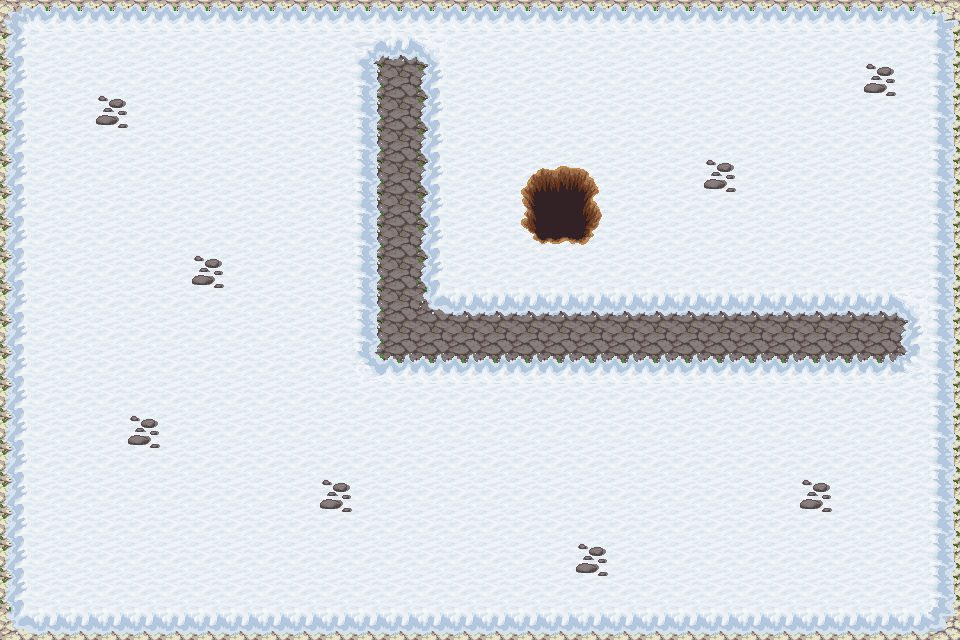

The image is a tile-based game level rendered from a .tmx file. Its description and complete source (layers, tilesets, objects, tile grids) follow:
An orthogonal 30x20 tile map with 32x32 px tiles, 3 tile layers (BaseLayer, Neige, Ressources).

<map version="1.10" tiledversion="1.10.2" orientation="orthogonal" renderorder="right-up" width="30" height="20" tilewidth="32" tileheight="32" infinite="0" nextlayerid="5" nextobjectid="1">
 <tileset firstgid="1" source="TileSetOdyssey.tsx" />
 <layer id="3" name="BaseLayer" width="30" height="20" locked="1">
  <data encoding="csv">
1253,1381,1381,1381,1381,1381,1381,1381,1381,1381,1381,1381,1381,1381,1381,1381,1381,1381,1381,1381,1381,1381,1381,1381,1381,1381,1381,1381,1381,1254,
1350,1869,1869,1870,1871,1869,1869,1870,1871,1869,1869,1345,1346,1347,1871,1869,1869,1869,1869,1869,1869,1869,1869,1869,1869,1869,1869,1870,1871,1348,
1350,1869,1870,1871,1869,1870,1871,1869,1869,1869,1870,1345,1346,1347,1869,1869,1869,1869,1869,1869,1869,1869,1870,1871,1871,1871,1870,1871,1869,1348,
1350,1869,1870,1869,1870,1871,1871,1869,1869,1869,1869,1345,1346,1347,1869,1870,1871,1871,1871,1871,1871,1871,1871,1871,1870,1871,1871,1870,1871,1348,
1350,1869,1870,1869,1701,1871,1871,1869,1870,1871,1869,1345,1346,1347,1871,1871,1871,1871,1869,1869,1869,1869,1869,1869,1869,1870,1871,1870,1871,1348,
1350,1869,1870,1869,1870,1871,1871,1869,1870,1871,1869,1345,1346,1347,1870,1871,1871,1869,1870,1871,1871,1871,1222,1222,1869,1870,1871,1871,1871,1348,
1350,1869,1870,1869,1870,1871,1871,1869,1870,1871,1869,1345,1346,1347,1869,1870,1871,1869,1869,1870,1871,1870,1871,1871,1869,1870,1871,1871,1871,1348,
1350,1869,1870,1869,1870,1871,1871,1869,1870,1869,1870,1345,1346,1347,1869,1869,1870,1871,1870,1871,1869,1870,1871,1871,1869,1870,1871,1871,1871,1348,
1350,1869,1870,1871,1869,1870,1871,1869,1870,1869,1870,1345,1346,1347,1869,1870,1871,1871,1870,1871,1869,1870,1871,1871,1871,1870,1871,1871,1871,1348,
1350,1869,1870,1871,1869,1870,1871,1869,1870,1869,1869,1345,1346,1282,1314,1314,1314,1314,1314,1314,1314,1314,1314,1314,1314,1314,1314,1314,1314,1348,
1350,1869,1870,1871,1869,1870,1871,1869,1870,1871,1869,1345,1346,1346,1346,1346,1346,1346,1346,1346,1346,1346,1346,1346,1346,1346,1346,1346,1346,1348,
1350,1869,1870,1871,1869,1870,1871,1869,1870,1871,1869,1377,1378,1378,1378,1378,1378,1378,1378,1378,1378,1378,1378,1378,1378,1378,1378,1378,1378,1348,
1350,1869,1870,1871,1869,1870,1871,1869,1870,1871,1869,1870,1871,1871,1870,1871,1870,1871,1871,1870,1871,1869,1870,1871,1871,1871,1869,1870,1871,1348,
1350,1869,1870,1871,1869,1870,1871,1869,1870,1871,1870,1869,1870,1871,1870,1871,1871,1870,1871,1870,1871,1869,1870,1871,1871,1871,1869,1870,1871,1348,
1350,1869,1870,1871,1869,1869,1869,1869,1869,1869,1870,1869,1870,1871,1871,1871,1871,1870,1871,1870,1871,1869,1870,1871,1871,1870,1871,1870,1871,1348,
1350,1869,1870,1869,1869,1869,1870,1871,1869,1870,1869,1870,1871,1870,1871,1870,1871,1870,1871,1869,1870,1871,1870,1871,1870,1871,1871,1870,1871,1348,
1350,1869,1869,1870,1869,1869,1870,1871,1869,1869,1870,1871,1869,1870,1871,1870,1871,1870,1871,1871,1869,1869,1869,1869,1869,1869,1869,1869,1871,1348,
1350,1869,1869,1869,1869,1869,1869,1869,1870,1869,1870,1871,1871,1870,1869,1869,1871,1871,1871,1869,1869,1869,1869,1869,1869,1869,1869,1870,1870,1348,
1350,1869,1870,1871,1869,1869,1869,1869,1870,1871,1871,1869,1869,1869,1869,1869,1869,1870,1869,1869,1869,1869,1869,1869,1869,1869,1871,1870,1870,1348,
1285,1317,1317,1317,1317,1317,1317,1317,1317,1317,1317,1317,1317,1317,1317,1317,1317,1317,1317,1317,1317,1317,1317,1317,1317,1317,1317,1317,1317,1286
</data>
 </layer>
 <layer id="2" name="Neige" width="30" height="20" locked="1">
  <data encoding="csv">
307,308,308,308,308,308,308,308,308,308,308,308,308,308,308,308,308,308,308,308,308,308,308,308,308,308,308,308,308,309,
339,340,340,340,340,340,340,340,340,340,340,244,372,245,340,340,340,340,340,340,340,340,340,340,340,340,340,340,340,341,
339,340,340,340,340,340,340,340,340,340,340,341,0,339,340,340,340,340,340,340,340,340,340,340,340,340,340,340,340,341,
339,340,340,340,340,340,340,340,340,340,340,341,0,339,340,340,340,340,340,340,340,340,340,340,340,340,340,340,340,341,
339,340,340,340,340,340,340,340,340,340,340,341,0,339,340,340,340,340,340,340,340,340,340,340,340,340,340,340,340,341,
339,340,340,340,340,340,340,340,340,340,340,341,0,339,340,340,340,340,340,340,340,340,340,340,340,340,340,340,340,341,
339,340,340,340,340,340,340,340,340,340,340,341,0,339,340,340,340,340,340,340,340,340,340,340,340,340,340,340,340,341,
339,340,340,340,340,340,340,340,340,340,340,341,0,339,340,340,340,340,340,340,340,340,340,340,340,340,340,340,340,341,
339,340,340,340,340,340,340,340,340,340,340,341,0,339,340,340,340,340,340,340,340,340,340,340,340,340,340,340,340,341,
339,340,340,340,340,340,340,340,340,340,340,341,0,371,372,372,372,372,372,372,372,372,372,372,372,372,372,372,245,341,
339,340,340,340,340,340,340,340,340,340,340,341,0,0,0,0,0,0,0,0,0,0,0,0,0,0,0,0,339,341,
339,340,340,340,340,340,340,340,340,340,340,276,308,308,308,308,308,308,308,308,308,308,308,308,308,308,308,308,277,341,
339,340,340,340,340,340,340,340,340,340,340,340,340,340,340,340,340,340,340,340,340,340,340,340,340,340,340,340,340,341,
339,340,340,340,340,340,340,340,340,340,340,340,340,340,340,340,340,340,340,340,340,340,340,340,340,340,340,340,340,341,
339,340,340,340,340,340,340,340,340,340,340,340,340,340,340,340,340,340,340,340,340,340,340,340,340,340,340,340,340,341,
339,340,340,340,340,340,340,340,340,340,340,340,340,340,340,340,340,340,340,340,340,340,340,340,340,340,340,340,340,341,
339,340,340,340,340,340,340,340,340,340,340,340,340,340,340,340,340,340,340,340,340,340,340,340,340,340,340,340,340,341,
339,340,340,340,340,340,340,340,340,340,340,340,340,340,340,340,340,340,340,340,340,340,340,340,340,340,340,340,340,341,
339,340,340,340,340,340,340,340,340,340,340,340,340,340,340,340,340,340,340,340,340,340,340,340,340,340,340,340,340,341,
371,372,372,372,372,372,372,372,372,372,372,372,372,372,372,372,372,372,372,372,372,372,372,372,372,372,372,372,372,373
</data>
 </layer>
 <layer id="4" name="Ressources" width="30" height="20">
  <data encoding="csv">
0,0,0,0,0,0,0,0,0,0,0,0,0,0,0,0,0,0,0,0,0,0,0,0,0,0,0,0,0,0,
0,0,0,0,0,0,0,0,0,0,0,0,0,0,0,0,0,0,0,0,0,0,0,0,0,0,0,0,0,0,
0,0,0,0,0,0,0,0,0,0,0,0,0,0,0,0,0,0,0,0,0,0,0,0,0,0,0,1701,0,0,
0,0,0,1701,0,0,0,0,0,0,0,0,0,0,0,0,0,0,0,0,0,0,0,0,0,0,0,0,0,0,
0,0,0,0,0,0,0,0,0,0,0,0,0,0,0,0,0,0,0,0,0,0,0,0,0,0,0,0,0,0,
0,0,0,0,0,0,0,0,0,0,0,0,0,0,0,0,1101,1102,1103,0,0,0,1701,0,0,0,0,0,0,0,
0,0,0,0,0,0,0,0,0,0,0,0,0,0,0,0,1133,1134,1135,0,0,0,0,0,0,0,0,0,0,0,
0,0,0,0,0,0,0,0,0,0,0,0,0,0,0,0,1165,1166,1167,0,0,0,0,0,0,0,0,0,0,0,
0,0,0,0,0,0,1701,0,0,0,0,0,0,0,0,0,0,0,0,0,0,0,0,0,0,0,0,0,0,0,
0,0,0,0,0,0,0,0,0,0,0,0,0,0,0,0,0,0,0,0,0,0,0,0,0,0,0,0,0,0,
0,0,0,0,0,0,0,0,0,0,0,0,0,0,0,0,0,0,0,0,0,0,0,0,0,0,0,0,0,0,
0,0,0,0,0,0,0,0,0,0,0,0,0,0,0,0,0,0,0,0,0,0,0,0,0,0,0,0,0,0,
0,0,0,0,0,0,0,0,0,0,0,0,0,0,0,0,0,0,0,0,0,0,0,0,0,0,0,0,0,0,
0,0,0,0,1701,0,0,0,0,0,0,0,0,0,0,0,0,0,0,0,0,0,0,0,0,0,0,0,0,0,
0,0,0,0,0,0,0,0,0,0,0,0,0,0,0,0,0,0,0,0,0,0,0,0,0,0,0,0,0,0,
0,0,0,0,0,0,0,0,0,0,1701,0,0,0,0,0,0,0,0,0,0,0,0,0,0,1701,0,0,0,0,
0,0,0,0,0,0,0,0,0,0,0,0,0,0,0,0,0,0,0,0,0,0,0,0,0,0,0,0,0,0,
0,0,0,0,0,0,0,0,0,0,0,0,0,0,0,0,0,0,1701,0,0,0,0,0,0,0,0,0,0,0,
0,0,0,0,0,0,0,0,0,0,0,0,0,0,0,0,0,0,0,0,0,0,0,0,0,0,0,0,0,0,
0,0,0,0,0,0,0,0,0,0,0,0,0,0,0,0,0,0,0,0,0,0,0,0,0,0,0,0,0,0
</data>
 </layer>
</map>